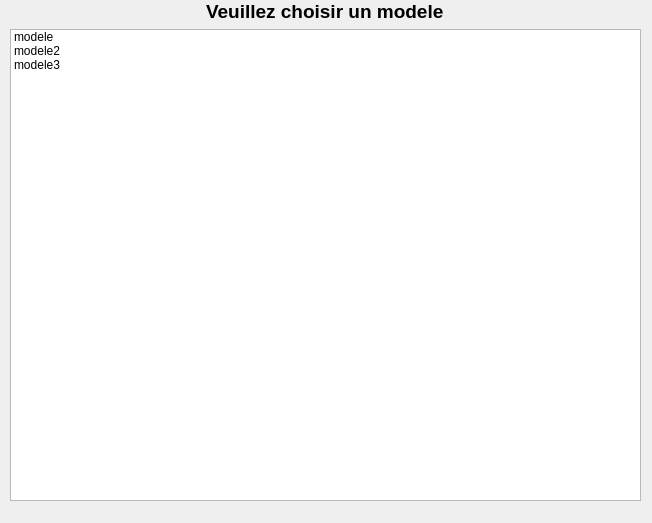
<?xml version="1.0" encoding="UTF-8"?>
<ui version="4.0">
 <class>MenuModele_2</class>
 <widget class="QWidget" name="MenuModele_2">
  <property name="geometry">
   <rect>
    <x>0</x>
    <y>0</y>
    <width>652</width>
    <height>523</height>
   </rect>
  </property>
  <property name="windowTitle">
   <string>Form</string>
  </property>
  <widget class="QWidget" name="verticalLayoutWidget">
   <property name="geometry">
    <rect>
     <x>10</x>
     <y>0</y>
     <width>631</width>
     <height>501</height>
    </rect>
   </property>
   <layout class="QVBoxLayout" name="verticalLayout_6">
    <item alignment="Qt::AlignHCenter">
     <widget class="QLabel" name="label">
      <property name="text">
       <string>&lt;html&gt;&lt;head/&gt;&lt;body&gt;&lt;p&gt;&lt;span style=&quot; font-size:14pt; font-weight:600;&quot;&gt;Veuillez choisir un modele&lt;/span&gt;&lt;/p&gt;&lt;/body&gt;&lt;/html&gt;</string>
      </property>
     </widget>
    </item>
    <item>
     <widget class="QListWidget" name="listWidget">
      <item>
       <property name="text">
        <string>modele</string>
       </property>
      </item>
      <item>
       <property name="text">
        <string>modele2</string>
       </property>
      </item>
      <item>
       <property name="text">
        <string>modele3</string>
       </property>
      </item>
     </widget>
    </item>
   </layout>
  </widget>
 </widget>
 <resources/>
 <connections/>
</ui>
